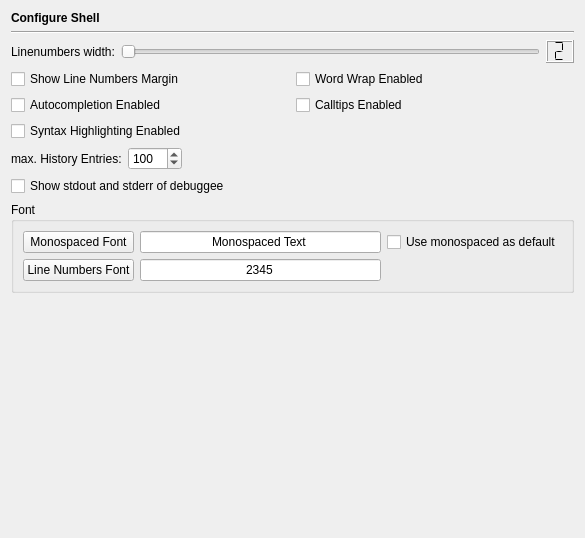
<?xml version="1.0" encoding="UTF-8"?>
<ui version="4.0">
 <class>ShellPage</class>
 <widget class="QWidget" name="ShellPage">
  <property name="geometry">
   <rect>
    <x>0</x>
    <y>0</y>
    <width>585</width>
    <height>538</height>
   </rect>
  </property>
  <layout class="QVBoxLayout" name="verticalLayout">
   <item>
    <widget class="QLabel" name="headerLabel">
     <property name="text">
      <string>&lt;b&gt;Configure Shell&lt;/b&gt;</string>
     </property>
    </widget>
   </item>
   <item>
    <widget class="Line" name="line14">
     <property name="frameShape">
      <enum>QFrame::HLine</enum>
     </property>
     <property name="frameShadow">
      <enum>QFrame::Sunken</enum>
     </property>
     <property name="orientation">
      <enum>Qt::Horizontal</enum>
     </property>
    </widget>
   </item>
   <item>
    <layout class="QHBoxLayout">
     <item>
      <widget class="QLabel" name="TextLabel13_2_2_2_2">
       <property name="text">
        <string>Linenumbers width:</string>
       </property>
      </widget>
     </item>
     <item>
      <widget class="QSlider" name="shellLinenowidthSlider">
       <property name="toolTip">
        <string>Move to set the width of the linenumbers margin.</string>
       </property>
       <property name="minimum">
        <number>2</number>
       </property>
       <property name="maximum">
        <number>8</number>
       </property>
       <property name="value">
        <number>2</number>
       </property>
       <property name="orientation">
        <enum>Qt::Horizontal</enum>
       </property>
       <property name="tickInterval">
        <number>1</number>
       </property>
      </widget>
     </item>
     <item>
      <widget class="QLCDNumber" name="shellLinenowidthLCD">
       <property name="toolTip">
        <string>Displays the selected width of the linenumbers margin.</string>
       </property>
       <property name="digitCount">
        <number>1</number>
       </property>
       <property name="segmentStyle">
        <enum>QLCDNumber::Flat</enum>
       </property>
       <property name="value" stdset="0">
        <double>2.000000000000000</double>
       </property>
      </widget>
     </item>
    </layout>
   </item>
   <item>
    <layout class="QGridLayout">
     <item row="0" column="0">
      <widget class="QCheckBox" name="shellLinenoCheckBox">
       <property name="toolTip">
        <string>Select whether line numbers margin should be shown.</string>
       </property>
       <property name="text">
        <string>Show Line Numbers Margin</string>
       </property>
      </widget>
     </item>
     <item row="1" column="1">
      <widget class="QCheckBox" name="shellCTEnabledCheckBox">
       <property name="toolTip">
        <string>Select this to enable calltips</string>
       </property>
       <property name="text">
        <string>Calltips Enabled</string>
       </property>
      </widget>
     </item>
     <item row="0" column="1">
      <widget class="QCheckBox" name="shellWordWrapCheckBox">
       <property name="toolTip">
        <string>Select to enable wrapping at word boundaries</string>
       </property>
       <property name="text">
        <string>Word Wrap Enabled</string>
       </property>
      </widget>
     </item>
     <item row="1" column="0">
      <widget class="QCheckBox" name="shellACEnabledCheckBox">
       <property name="toolTip">
        <string>Select this to enable autocompletion</string>
       </property>
       <property name="text">
        <string>Autocompletion Enabled</string>
       </property>
      </widget>
     </item>
     <item row="2" column="0">
      <widget class="QCheckBox" name="shellSyntaxHighlightingCheckBox">
       <property name="toolTip">
        <string>Select to enable syntax highlighting</string>
       </property>
       <property name="text">
        <string>Syntax Highlighting Enabled</string>
       </property>
      </widget>
     </item>
    </layout>
   </item>
   <item>
    <layout class="QHBoxLayout">
     <item>
      <widget class="QLabel" name="textLabel1_20">
       <property name="text">
        <string>max. History Entries:</string>
       </property>
      </widget>
     </item>
     <item>
      <widget class="QSpinBox" name="shellHistorySpinBox">
       <property name="toolTip">
        <string>Enter the number of history entries allowed</string>
       </property>
       <property name="minimum">
        <number>10</number>
       </property>
       <property name="maximum">
        <number>1000</number>
       </property>
       <property name="singleStep">
        <number>10</number>
       </property>
       <property name="value">
        <number>100</number>
       </property>
      </widget>
     </item>
     <item>
      <spacer>
       <property name="orientation">
        <enum>Qt::Horizontal</enum>
       </property>
       <property name="sizeType">
        <enum>QSizePolicy::Expanding</enum>
       </property>
       <property name="sizeHint" stdset="0">
        <size>
         <width>40</width>
         <height>20</height>
        </size>
       </property>
      </spacer>
     </item>
    </layout>
   </item>
   <item>
    <widget class="QCheckBox" name="stdOutErrCheckBox">
     <property name="toolTip">
      <string>Select to show debuggee stdout and stderr</string>
     </property>
     <property name="text">
      <string>Show stdout and stderr of debuggee</string>
     </property>
    </widget>
   </item>
   <item>
    <widget class="QGroupBox" name="groupBox_5">
     <property name="title">
      <string>Font</string>
     </property>
     <layout class="QGridLayout" name="gridLayout_2">
      <item row="0" column="0">
       <widget class="QPushButton" name="monospacedFontButton">
        <property name="toolTip">
         <string>Press to select the font to be used as the monospaced font</string>
        </property>
        <property name="text">
         <string>Monospaced Font</string>
        </property>
       </widget>
      </item>
      <item row="0" column="1">
       <widget class="QLineEdit" name="monospacedFontSample">
        <property name="focusPolicy">
         <enum>Qt::NoFocus</enum>
        </property>
        <property name="text">
         <string>Monospaced Text</string>
        </property>
        <property name="alignment">
         <set>Qt::AlignHCenter</set>
        </property>
        <property name="readOnly">
         <bool>true</bool>
        </property>
       </widget>
      </item>
      <item row="0" column="2">
       <widget class="QCheckBox" name="monospacedCheckBox">
        <property name="toolTip">
         <string>Select, whether the monospaced font should be used as default</string>
        </property>
        <property name="text">
         <string>Use monospaced as default</string>
        </property>
       </widget>
      </item>
      <item row="1" column="0">
       <widget class="QPushButton" name="linenumbersFontButton">
        <property name="toolTip">
         <string>Press to select the font for the line numbers</string>
        </property>
        <property name="text">
         <string>Line Numbers Font</string>
        </property>
       </widget>
      </item>
      <item row="1" column="1">
       <widget class="QLineEdit" name="marginsFontSample">
        <property name="minimumSize">
         <size>
          <width>200</width>
          <height>0</height>
         </size>
        </property>
        <property name="focusPolicy">
         <enum>Qt::NoFocus</enum>
        </property>
        <property name="text">
         <string>2345</string>
        </property>
        <property name="alignment">
         <set>Qt::AlignHCenter</set>
        </property>
        <property name="readOnly">
         <bool>true</bool>
        </property>
       </widget>
      </item>
     </layout>
    </widget>
   </item>
   <item>
    <spacer>
     <property name="orientation">
      <enum>Qt::Vertical</enum>
     </property>
     <property name="sizeHint" stdset="0">
      <size>
       <width>20</width>
       <height>40</height>
      </size>
     </property>
    </spacer>
   </item>
  </layout>
 </widget>
 <tabstops>
  <tabstop>shellLinenowidthSlider</tabstop>
  <tabstop>shellLinenoCheckBox</tabstop>
  <tabstop>shellACEnabledCheckBox</tabstop>
  <tabstop>shellSyntaxHighlightingCheckBox</tabstop>
  <tabstop>shellWordWrapCheckBox</tabstop>
  <tabstop>shellCTEnabledCheckBox</tabstop>
  <tabstop>shellHistorySpinBox</tabstop>
 </tabstops>
 <resources/>
 <connections>
  <connection>
   <sender>shellLinenowidthSlider</sender>
   <signal>valueChanged(int)</signal>
   <receiver>shellLinenowidthLCD</receiver>
   <slot>display(int)</slot>
   <hints>
    <hint type="sourcelabel">
     <x>209</x>
     <y>74</y>
    </hint>
    <hint type="destinationlabel">
     <x>366</x>
     <y>73</y>
    </hint>
   </hints>
  </connection>
 </connections>
</ui>
